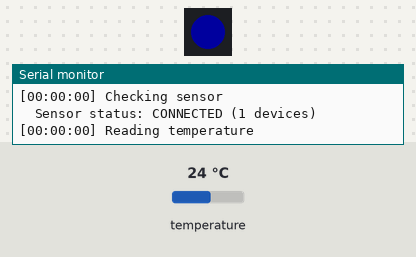
A sketch run on a simulated ESP32-C3. On the bench: 1 RGB LEDs in strip order, left to right, the last lines printed to the serial monitor. The inputs (shaded band) are chosen by the test bench; at power-on: temperature 24 °C. Dim RGB values are drawn brighter than linear.

Above: at 0.8 s.
At 1.6 s:
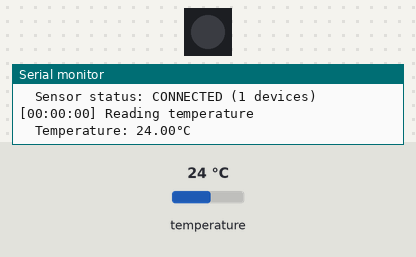
At 30.09 s:
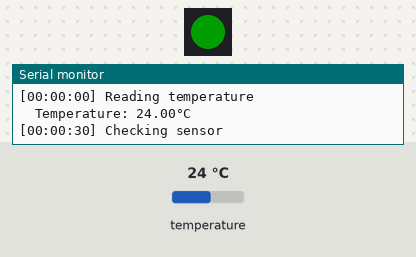
Timing chart, 0 to 41.5 s (numbered marks = the images above):
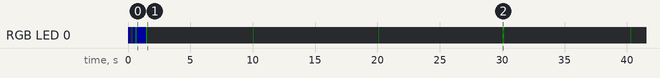

The sketch:

esp32c3_supermini.ino
```cpp
#include <OneWire.h>
#include <DallasTemperature.h>
#include <Adafruit_NeoPixel.h>

// GPIO where DS18B20 is connected
const int oneWireBus = 4;

// WS2812 LED on ESP32 C3 Super Mini
#define LED_PIN     8
#define LED_COUNT   1
Adafruit_NeoPixel pixel(LED_COUNT, LED_PIN, NEO_GRB + NEO_KHZ800);

// Setup oneWire instance
OneWire oneWire(oneWireBus);
DallasTemperature sensors(&oneWire);

// Color definitions
uint32_t GREEN = pixel.Color(0, 255, 0);
uint32_t BLUE = pixel.Color(0, 0, 255);
uint32_t RED = pixel.Color(255, 0, 0);
uint32_t YELLOW = pixel.Color(255, 255, 0);
uint32_t PURPLE = pixel.Color(255, 0, 255);
uint32_t CYAN = pixel.Color(0, 255, 255);
uint32_t ORANGE = pixel.Color(255, 165, 0);
uint32_t WHITE = pixel.Color(255, 255, 255);
uint32_t OFF = pixel.Color(0, 0, 0);

// Timing variables
unsigned long startTime = 0;
unsigned long lastSensorCheck = 0;
unsigned long lastTemperatureRead = 0;
const unsigned long SENSOR_CHECK_INTERVAL = 30000;    // 30 seconds
const unsigned long TEMPERATURE_READ_INTERVAL = 3600000; // 1 hour

void setup() {
  Serial.begin(115200);

  // Initialize NeoPixel
  pixel.begin();
  pixel.setBrightness(30); // 30% brightness
  pixel.clear();
  pixel.show();

  // Initialize DS18B20
  sensors.begin();

  startTime = millis();

  // Startup blink
  blinkColor(BLUE, 2, 200);

  printTime("System started");

  // Check sensor immediately
  checkSensor();

  // Take FIRST READING immediately after startup
  readTemperature();
  lastTemperatureRead = millis(); // Set timer for next reading
}

void loop() {
  unsigned long currentTime = millis();

  // Periodically check sensor connection
  if (currentTime - lastSensorCheck >= SENSOR_CHECK_INTERVAL) {
    checkSensor();
    lastSensorCheck = currentTime;
  }

  // Read temperature hourly
  if (currentTime - lastTemperatureRead >= TEMPERATURE_READ_INTERVAL) {
    readTemperature();
    lastTemperatureRead = currentTime;
  }

  // Slow heartbeat when connected
  static unsigned long lastHeartbeat = 0;
  if (currentTime - lastHeartbeat >= 10000) { // Every 10 seconds
    lastHeartbeat = currentTime;
    if (sensors.getDeviceCount() > 0) {
      // Quick green blink for heartbeat
      pixel.setPixelColor(0, GREEN);
      pixel.show();
      delay(50);
      pixel.clear();
      pixel.show();
    }
  }

  delay(100);
}

void checkSensor() {
  int deviceCount = sensors.getDeviceCount();

  printTime("Checking sensor");

  if (deviceCount > 0) {
    // Sensor connected - single green blink
    blinkColor(GREEN, 1, 100);
    Serial.print("  Sensor status: CONNECTED (");
    Serial.print(deviceCount);
    Serial.println(" devices)");
  } else {
    // No sensor - red blink
    blinkColor(RED, 2, 200);
    Serial.println("  Sensor status: DISCONNECTED");
  }
}

void readTemperature() {
  // Skip if no sensor
  if (sensors.getDeviceCount() == 0) {
    printTime("Skipping temperature read - no sensor");
    return;
  }

  printTime("Reading temperature");

  // Blue during reading
  pixel.setPixelColor(0, BLUE);
  pixel.show();

  sensors.requestTemperatures();
  float temperatureC = sensors.getTempCByIndex(0);

  // Clear LED
  pixel.clear();
  pixel.show();

  if (temperatureC == DEVICE_DISCONNECTED_C) {
    Serial.println("  Error reading temperature");
    blinkColor(RED, 3, 150);
  } else {
    Serial.print("  Temperature: ");
    Serial.print(temperatureC);
    Serial.println("°C");

    // Quick success blink
    blinkColor(GREEN, 1, 50);
  }
}

void blinkColor(uint32_t color, int count, int speed) {
  for (int i = 0; i < count; i++) {
    pixel.setPixelColor(0, color);
    pixel.show();
    delay(speed);
    pixel.clear();
    pixel.show();
    if (i < count - 1) delay(speed);
  }
}

void printTime(const char* message) {
  unsigned long currentTime = millis();
  unsigned long uptime = currentTime - startTime;

  unsigned long seconds = uptime / 1000;
  unsigned long minutes = seconds / 60;
  unsigned long hours = minutes / 60;

  seconds %= 60;
  minutes %= 60;
  hours %= 24;

  // Print timestamp [HH:MM:SS]
  Serial.print("[");
  if (hours < 10) Serial.print("0");
  Serial.print(hours);
  Serial.print(":");
  if (minutes < 10) Serial.print("0");
  Serial.print(minutes);
  Serial.print(":");
  if (seconds < 10) Serial.print("0");
  Serial.print(seconds);
  Serial.print("] ");

  // Print message
  Serial.println(message);
}

// LED Pattern:	Meaning
// 2 blue blinks:	Startup complete
// 1 green blink:	Sensor connected
// 2 red blinks:	Sensor disconnected
// Solid blue:	Reading temperature
// 1 quick green blink:	Successful reading
// 3 red blinks:	Read error
// Single blink every 10 sec:	Heartbeat (sensor connected)
// OFF:	No sensor / idle
```

Measured:
- by itself, RGB LED 0: off → RGB(0, 0, 30) at 0.02 s, → off 0.20 s later, → RGB(0, 0, 30) 0.20 s later, → RGB(0, 30, 0) 0.20 s later, … (15 changes in this stretch)
